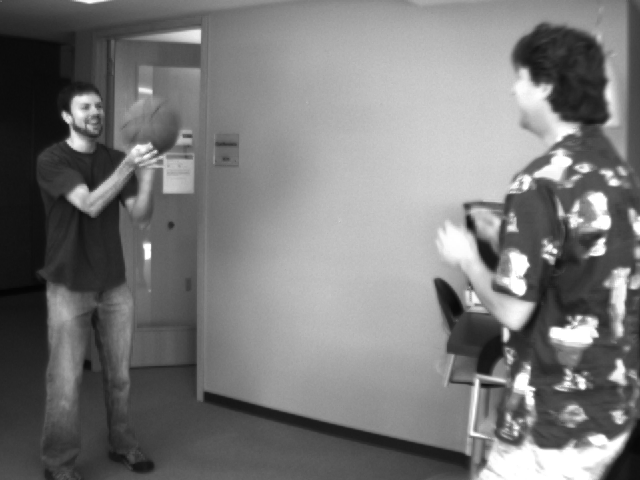
#> input picture basketball1.png, 640 x 480 px, found by its file name
$ jupyter execute --allow-errors PA2-Q1_part2.ipynb
#> lines starting #> are read from the running program, lines starting #| are printed output that depends on the picture
**Code still being fixed**

[cell 1]
from numpy import linalg
from scipy import signal
import numpy as np
from pylab import *
import matplotlib.pyplot as plt
import cv2
from PIL import Image
import random
from __future__ import division

[cell 2]
def GaussianFunction(x, sigma):
    if sigma == 0:
        return 0
    else:
        g = (1/math.sqrt(2*math.pi*sigma*sigma))*math.exp(-x*x)/(2*sigma*sigma)
    return g

[cell 3]
def GaussianMask(sigma):
#> called with sigma = 1.5
    g = []
    for i in range(-2, 3):			#creating a gaussian kernel of size 3x3
        g1 = GaussianFunction(i,sigma)
        g2 = GaussianFunction(i-0.5, sigma)
        g3 = GaussianFunction(i+0.5, sigma)
        gaussian = (g1+g2+g3)/3
        g.append(gaussian)
    return g

[cell 4]
sigma = 1.5
G = [] # Gaussian Kernel
#> (the rest of this cell did not finish here and is left out)

[cell 5]
def DownScale(I):
    Ix = IyS = []
    I = np.array(I)
    S = np.shape(I)											#shape of the image
    for i in range(S[0]):
        Ix.extend([signal.convolve(I[i,:],G,'same')])		#convolution of the I[i] with G
    Ix = np.array(np.matrix(Ix))
    Iy = Ix[::2, ::2]										#selects the alternate column and row
    return Iy

[cell 6]
# [11 lines left out: function UpScale, not called in this run]

[cell 7]
# [34 lines left out: function LucasKanade, not called in this run]

[cell 8]
# [65 lines left out: function LucasKanadeIterative, not called in this run]

[cell 9]
def LK_Pyramid(Im1, Im2, iteration, scale):
    I1 = np.array(Im1)
    I2 = np.array(Im2)
    S = np.shape(I1)

    pyramid1 = np.empty((S[0],S[1],scale))
    pyramid2 = np.empty((S[0],S[1],scale))
    pyramid1[:,:,0] = I1 			#since the lowest scale is the original imae
    pyramid2[:,:,0] = I2 			#since the lowest scale is the original image

    #creating the pyramid by downsampling the original image
    for i in range(1, scale):
        I1 = DownScale(I1)
        I2 = DownScale(I2)
        pyramid1[0:np.shape(I1)[0], 0:np.shape(I1)[1], i] = I1
        pyramid2[0:np.shape(I2)[0], 0:np.shape(I2)[1], i] = I2

    scale0_I1 = pyramid1[0:(len(pyramid1[:,0])//4),0:(len(pyramid1[0,:])//4),2]
    scale0_I2 = pyramid2[0:(len(pyramid2[:,0])//4),0:(len(pyramid2[0,:])//4),2]
    (u,v) = LucasKanade(Im1, Im2)

    for i in range(0, iteration):
        (u,v,r) = LucasKanadeIterative(scale0_I1, scale0_I2, u, v)
    u_l0 = u
    v_l0 = v
    I_l0 = scale0_I1
    u_l0[np.where(u_l0 == 0)] = nan
    v_l0[np.where(v_l0 == 0)] = nan

    #for scale 1
    k = 1
    u1 = UpScale(u)
    v1 = UpScale(v)
    I1new = pyramid1[0:(len(pyramid1[:,0])//(2**(scale-k-1))),0:(len(pyramid1[0,:])//(2**(scale-k-1))),scale-k-1]
    I2new = pyramid2[0:(len(pyramid2[:,0])//(2**(scale-k-1))),0:(len(pyramid2[0,:])//(2**(scale-k-1))),scale-k-1]
    (u,v,r) = LucasKanadeIterative(I1new, I2new, u1, v1)

    u_l1 = u
    v_l1 = v
    I_l1 = I1new
    u_l1[np.where(u_l1 == 0)] = nan
    v_l1[np.where(v_l1 == 0)] = nan

    k = 2
    u1 = UpScale(u)
    v1 = UpScale(v)
    I1new = pyramid1[0:(len(pyramid1[:,0])//(2**(scale-k-1))),0:(len(pyramid1[0,:])//(2**(scale-k-1))),scale-k-1]
    I2new = pyramid2[0:(len(pyramid2[:,0])//(2**(scale-k-1))),0:(len(pyramid2[0,:])//(2**(scale-k-1))),scale-k-1]
    (u,v,r) = LucasKanadeIterative(I1new, I2new, u1, v1)

    u_l2 = u
    v_l2 = v
    I_l2 = I1new
    u_l2[np.where(u_l2 == 0)] = nan
    v_l2[np.where(v_l2 == 0)] = nan

    colours = "bgrcmykw"
    colour_index = random.randrange(0,8)
    c=colours[colour_index]

    plt.figure()
    plt.imshow(I_l0,cmap = cm.gray)
    plt.title('scale 0 - Base scale')
    quiver(u_l0,v_l0,color = c)

    c=colours[colour_index]
    plt.figure()
    plt.imshow(I_l1,cmap = cm.gray)
    plt.title('scale 1')
    quiver(u_l1,v_l1,color = c)

    c=colours[colour_index]
    plt.figure()
    plt.imshow(I_l2,cmap = cm.gray)
    plt.title('scale 2')
    plt.quiver(u_l2,v_l2,color = c)
    plt.show()

[cell 10]
t = 0.3
Image1 = Image.open('/home/harshithapv/srikar cvpa2/basketball1.png').convert('L')
#> Image1 is the input picture: PIL image 640x480 L; min 4, max 255, mean 120.3
Image2 = Image.open('/home/harshithapv/srikar cvpa2/basketball1.png').convert('L')
#> (the rest of this cell did not finish here and is left out)

#> in LK_Pyramid, `pyramid1[:,:,0] = I1`:
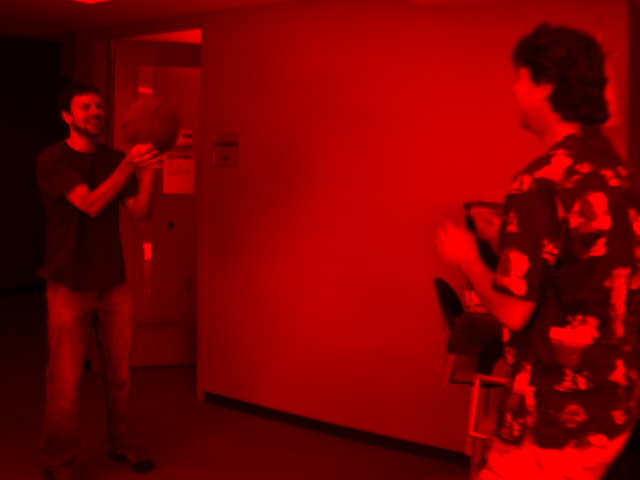
#> pyramid1: shape (480, 640, 3) float64; mean of channels 0, 1, 2 120.3, 0, 0; drawn as R, G, B

[cell 11]
Image1 = Image.open('/home/harshithapv/srikar cvpa2/grove1.png').convert('L')
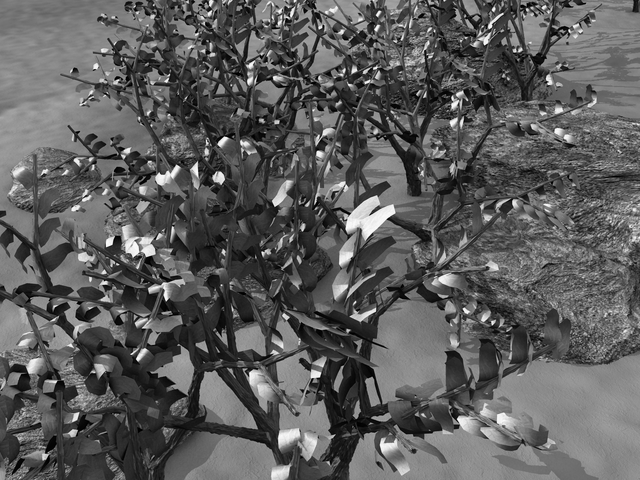
#> input picture grove1.png, 640 x 480 px, found by its file name
#> Image1 is the input picture: PIL image 640x480 L; min 0, max 253, mean 92.3
Image2 = Image.open('/home/harshithapv/srikar cvpa2/grove2.png').convert('L')
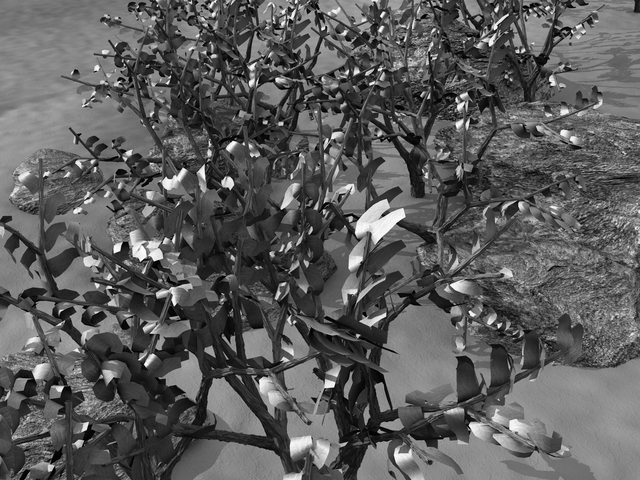
#> input picture grove2.png, 640 x 480 px, found by its file name
#> Image2 is the input picture: PIL image 640x480 L; min 0, max 253, mean 92
#> (the rest of this cell did not finish here and is left out)

#> call 2 of LK_Pyramid, with iteration = 3, scale = 3
#> in LK_Pyramid (call 2), `pyramid2[:,:,0] = I2`:
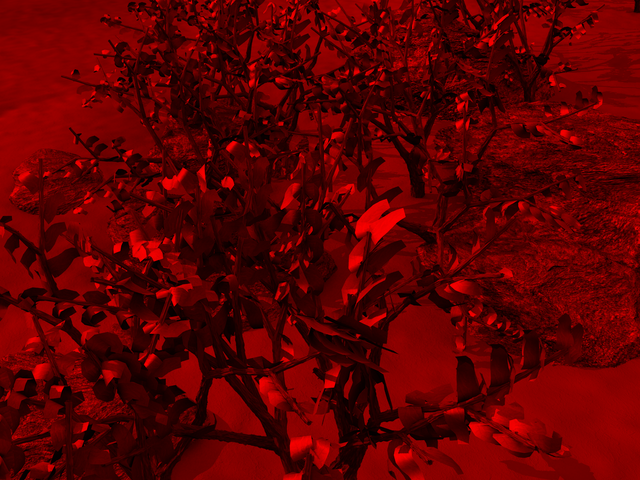
#> pyramid2: shape (480, 640, 3) float64; mean of channels 0, 1, 2 92, 0, 0; drawn as R, G, B
